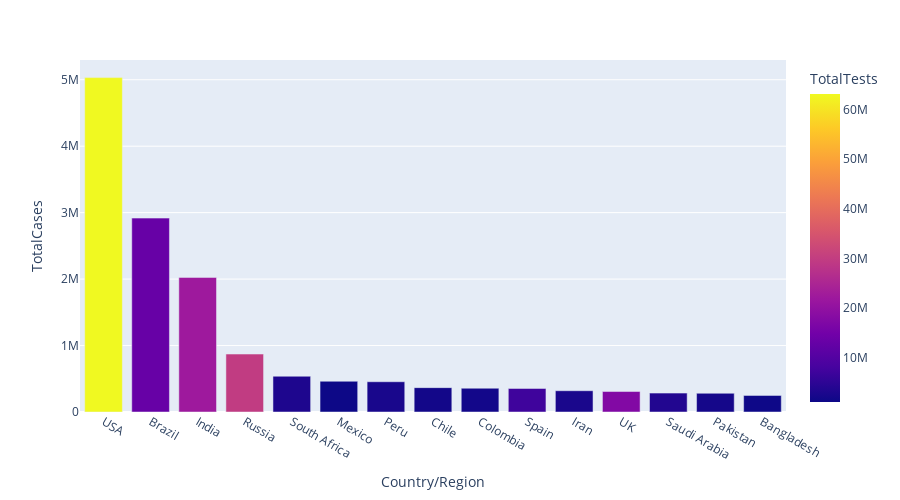

Write notebook code for a chart like this one.
### Code cell
#To create a barchart
px.bar(dataset1.head(15), x = 'Country/Region', y = 'TotalCases', color = 'TotalTests', height = 500, 
       hover_data = ['Country/Region','Continent'])

### Figure 1 — Plotly figure (JSON) as saved in the notebook; plotly's stock layout.template omitted (floating-point values rounded to 4 significant figures)
{"data": [{"alignmentgroup": "True", "customdata": [["North America"], ["South America"], ["Asia"], ["Europe"], ["Africa"], ["North America"], ["South America"], ["South America"], ["South America"], ["Europe"], ["Asia"], ["Europe"], ["Asia"], ["Asia"], ["Asia"]], "hovertemplate": "Country/Region=%{x}<br>TotalCases=%{y}<br>Continent=%{customdata[0]}<br>TotalTests=%{marker.color}<extra></extra>", "legendgroup": "", "marker": {"color": [63139605, 13206188, 22149351, 29716907, 3149807, 1056915, 2493429, 1760615, 1801835, 7064329, 2612763, 17515234, 3635705, 2058872, 1225124], "coloraxis": "coloraxis", "pattern": {"shape": ""}}, "name": "", "offsetgroup": "", "orientation": "v", "showlegend": false, "textposition": "auto", "type": "bar", "x": ["USA", "Brazil", "India", "Russia", "South Africa", "Mexico", "Peru", "Chile", "Colombia", "Spain", "Iran", "UK", "Saudi Arabia", "Pakistan", "Bangladesh"], "xaxis": "x", "y": [5032179, 2917562, 2025409, 871894, 538184, 462690, 455409, 366671, 357710, 354530, 320117, 308134, 284226, 281863, 249651], "yaxis": "y"}], "layout": {"barmode": "relative", "coloraxis": {"colorbar": {"title": {"text": "TotalTests"}}, "colorscale": [[0, "#0d0887"], [0.1111, "#46039f"], [0.2222, "#7201a8"], [0.3333, "#9c179e"], [0.4444, "#bd3786"], [0.5556, "#d8576b"], [0.6667, "#ed7953"], [0.7778, "#fb9f3a"], [0.8889, "#fdca26"], [1, "#f0f921"]]}, "height": 500, "legend": {"tracegroupgap": 0}, "margin": {"t": 60}, "xaxis": {"anchor": "y", "domain": [0, 1], "title": {"text": "Country/Region"}}, "yaxis": {"anchor": "x", "domain": [0, 1], "title": {"text": "TotalCases"}}}}
